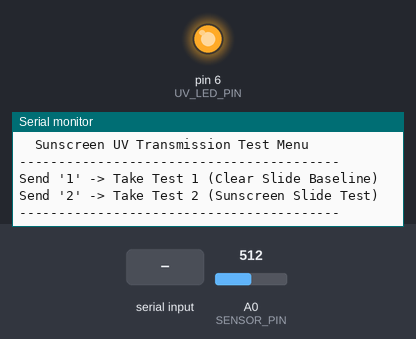
Simulated run of this sketch. Board: Arduino Uno, built with avr-gcc and run on an emulated ATmega328P. On the bench: output pins drawn as LEDs (lit = HIGH), the last lines printed to the serial monitor. Inputs (shaded band) come from the test bench; at power-on: A0 (SENSOR_PIN) = 512.

Above: at 1.9 s.
2.0 s: "1" received over Serial
At 3.5 s:
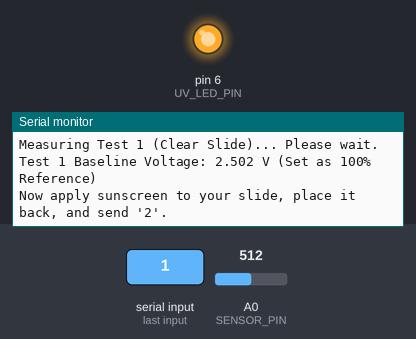
4.0 s: "2" received over Serial
At 4.4 s:
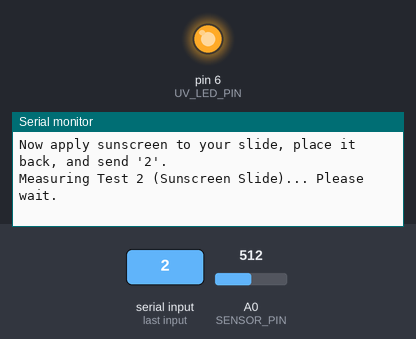

The sketch:

UV_sensor.ino
```cpp
/*
  Sunscreen UV Passthrough Measurement (Two-Step Mode)
  Sensor: GUVA-S12SD on Pin A3
  Emitter: UV LED on Pin D6
*/

const int UV_LED_PIN = 6;   // Digital Pin 6
const int SENSOR_PIN = A0;  // Analog Pin 3

const int NUM_SAMPLES = 50;  // Average samples to smooth out signal noise
float test1_BaselineVoltage = 0.0;
float test2_SunscreenVoltage = 0.0;

// Read average raw analog value and convert to voltage
float readAverageVoltage() {
  long sum = 0;
  for (int i = 0; i < NUM_SAMPLES; i++) {
    sum += analogRead(SENSOR_PIN);
    delay(10);
  }
  float avgRaw = (float)sum / NUM_SAMPLES;
  return (avgRaw * 5.0) / 1023.0; // Convert 10-bit ADC to Volts
}

void printMenu() {
  Serial.println("\n-----------------------------------------");
  Serial.println("  Sunscreen UV Transmission Test Menu   ");
  Serial.println("-----------------------------------------");
  Serial.println("Send '1' -> Take Test 1 (Clear Slide Baseline)");
  Serial.println("Send '2' -> Take Test 2 (Sunscreen Slide Test)");
  Serial.println("-----------------------------------------");
}

void setup() {
  Serial.begin(9600);
  pinMode(UV_LED_PIN, OUTPUT);
  digitalWrite(UV_LED_PIN, HIGH); // Turn on UV LED

  delay(500); // Allow sensor and LED to stabilize
  printMenu();
}

void loop() {
  if (Serial.available() > 0) {
    char command = Serial.read();

    // STEP 1: MEASURE BASELINE (CLEAR SLIDE)
    if (command == '1') {
      Serial.println("\nMeasuring Test 1 (Clear Slide)... Please wait.");
      test1_BaselineVoltage = readAverageVoltage();

      if (test1_BaselineVoltage < 0.05) {
        Serial.println("ERROR: Low UV light detected! Check LED on D6 or sensor on A3.");
      } else {
        Serial.print("Test 1 Baseline Voltage: ");
        Serial.print(test1_BaselineVoltage, 3);
        Serial.println(" V (Set as 100% Reference)");
        Serial.println("\nNow apply sunscreen to your slide, place it back, and send '2'.");
      }
    }

    // STEP 2: MEASURE SUNSCREEN SLIDE
    else if (command == '2') {
      if (test1_BaselineVoltage < 0.05) {
        Serial.println("\nERROR: Please run Test 1 ('1') first to establish a baseline!");
      } else {
        Serial.println("\nMeasuring Test 2 (Sunscreen Slide)... Please wait.");
        test2_SunscreenVoltage = readAverageVoltage();

        float passthroughPercent = (test2_SunscreenVoltage / test1_BaselineVoltage) * 100.0;

        // Clamp upper limit to 100% in case ambient light shifts slightly
        if (passthroughPercent > 100.0) passthroughPercent = 100.0;

        Serial.println("\n========= TEST RESULTS =========");
        Serial.print("Test 1 (Clear Slide) Voltage    : ");
        Serial.print(test1_BaselineVoltage, 3);
        Serial.println(" V");

        Serial.print("Test 2 (Sunscreen Slide) Voltage: ");
        Serial.print(test2_SunscreenVoltage, 3);
        Serial.println(" V");

        Serial.print("UV Transmission Passthrough     : ");
        Serial.print(passthroughPercent, 2);
        Serial.println(" %");

        Serial.print("UV Blocked                      : ");
        Serial.print(100.0 - passthroughPercent, 2);
        Serial.println(" %");
        Serial.println("=================================");

        printMenu();
      }
    }
  }
}
```

Measured:
- after the input at 2.0 s, the serial monitor: prints a new line at once (image 1)
- after the input at 4.0 s, the serial monitor: prints a new line at once (image 2)
